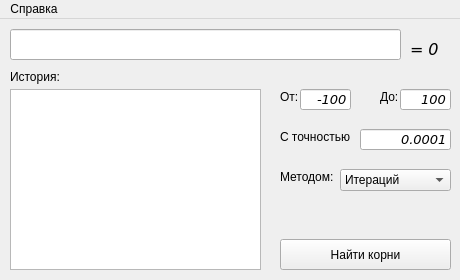
<?xml version="1.0" encoding="UTF-8"?>
<ui version="4.0">
 <class>MainWindow</class>
 <widget class="QMainWindow" name="MainWindow">
  <property name="geometry">
   <rect>
    <x>0</x>
    <y>0</y>
    <width>460</width>
    <height>280</height>
   </rect>
  </property>
  <property name="sizePolicy">
   <sizepolicy hsizetype="Maximum" vsizetype="Maximum">
    <horstretch>0</horstretch>
    <verstretch>0</verstretch>
   </sizepolicy>
  </property>
  <property name="minimumSize">
   <size>
    <width>460</width>
    <height>280</height>
   </size>
  </property>
  <property name="maximumSize">
   <size>
    <width>460</width>
    <height>280</height>
   </size>
  </property>
  <property name="windowTitle">
   <string>Нахождение корня</string>
  </property>
  <widget class="QWidget" name="centralWidget">
   <widget class="QLineEdit" name="txtExpression">
    <property name="geometry">
     <rect>
      <x>10</x>
      <y>10</y>
      <width>391</width>
      <height>31</height>
     </rect>
    </property>
    <property name="font">
     <font>
      <family>Verdana</family>
      <pointsize>12</pointsize>
      <italic>true</italic>
     </font>
    </property>
    <property name="inputMethodHints">
     <set>Qt::ImhNone</set>
    </property>
   </widget>
   <widget class="QLabel" name="label_2">
    <property name="geometry">
     <rect>
      <x>280</x>
      <y>70</y>
      <width>21</width>
      <height>16</height>
     </rect>
    </property>
    <property name="text">
     <string>От:</string>
    </property>
   </widget>
   <widget class="QLabel" name="label_3">
    <property name="geometry">
     <rect>
      <x>380</x>
      <y>70</y>
      <width>21</width>
      <height>16</height>
     </rect>
    </property>
    <property name="text">
     <string>До:</string>
    </property>
   </widget>
   <widget class="QLabel" name="label_4">
    <property name="geometry">
     <rect>
      <x>280</x>
      <y>110</y>
      <width>71</width>
      <height>16</height>
     </rect>
    </property>
    <property name="text">
     <string>С точностью:</string>
    </property>
   </widget>
   <widget class="QPushButton" name="btnFindRoots">
    <property name="geometry">
     <rect>
      <x>280</x>
      <y>220</y>
      <width>171</width>
      <height>31</height>
     </rect>
    </property>
    <property name="text">
     <string>Найти корни</string>
    </property>
   </widget>
   <widget class="QLineEdit" name="txtMinX">
    <property name="geometry">
     <rect>
      <x>300</x>
      <y>70</y>
      <width>51</width>
      <height>21</height>
     </rect>
    </property>
    <property name="font">
     <font>
      <family>Verdana</family>
      <pointsize>10</pointsize>
      <italic>true</italic>
     </font>
    </property>
    <property name="layoutDirection">
     <enum>Qt::LeftToRight</enum>
    </property>
    <property name="text">
     <string>-100</string>
    </property>
    <property name="alignment">
     <set>Qt::AlignRight|Qt::AlignTrailing|Qt::AlignVCenter</set>
    </property>
   </widget>
   <widget class="QLineEdit" name="txtMaxX">
    <property name="geometry">
     <rect>
      <x>400</x>
      <y>70</y>
      <width>51</width>
      <height>21</height>
     </rect>
    </property>
    <property name="font">
     <font>
      <family>Verdana</family>
      <pointsize>10</pointsize>
      <italic>true</italic>
     </font>
    </property>
    <property name="layoutDirection">
     <enum>Qt::LeftToRight</enum>
    </property>
    <property name="text">
     <string>100</string>
    </property>
    <property name="alignment">
     <set>Qt::AlignRight|Qt::AlignTrailing|Qt::AlignVCenter</set>
    </property>
   </widget>
   <widget class="QLineEdit" name="txtEpsilon">
    <property name="geometry">
     <rect>
      <x>360</x>
      <y>110</y>
      <width>91</width>
      <height>21</height>
     </rect>
    </property>
    <property name="font">
     <font>
      <family>Verdana</family>
      <pointsize>10</pointsize>
      <italic>true</italic>
     </font>
    </property>
    <property name="layoutDirection">
     <enum>Qt::LeftToRight</enum>
    </property>
    <property name="text">
     <string>0.0001</string>
    </property>
    <property name="alignment">
     <set>Qt::AlignRight|Qt::AlignTrailing|Qt::AlignVCenter</set>
    </property>
   </widget>
   <widget class="QComboBox" name="cmbMethod">
    <property name="geometry">
     <rect>
      <x>340</x>
      <y>150</y>
      <width>111</width>
      <height>22</height>
     </rect>
    </property>
    <item>
     <property name="text">
      <string>Итераций</string>
     </property>
    </item>
    <item>
     <property name="text">
      <string>Дихотомии</string>
     </property>
    </item>
    <item>
     <property name="text">
      <string>Ньютона</string>
     </property>
    </item>
   </widget>
   <widget class="QLabel" name="label_5">
    <property name="geometry">
     <rect>
      <x>280</x>
      <y>150</y>
      <width>61</width>
      <height>16</height>
     </rect>
    </property>
    <property name="text">
     <string>Методом:</string>
    </property>
   </widget>
   <widget class="QTextEdit" name="txtHistory">
    <property name="geometry">
     <rect>
      <x>10</x>
      <y>70</y>
      <width>251</width>
      <height>181</height>
     </rect>
    </property>
    <property name="readOnly">
     <bool>true</bool>
    </property>
   </widget>
   <widget class="QLabel" name="label_6">
    <property name="geometry">
     <rect>
      <x>10</x>
      <y>50</y>
      <width>51</width>
      <height>16</height>
     </rect>
    </property>
    <property name="text">
     <string>История:</string>
    </property>
   </widget>
   <widget class="QLabel" name="label">
    <property name="geometry">
     <rect>
      <x>410</x>
      <y>20</y>
      <width>41</width>
      <height>20</height>
     </rect>
    </property>
    <property name="font">
     <font>
      <family>Verdana</family>
      <pointsize>12</pointsize>
      <italic>true</italic>
     </font>
    </property>
    <property name="text">
     <string>= 0</string>
    </property>
   </widget>
  </widget>
  <widget class="QMenuBar" name="menuBar">
   <property name="geometry">
    <rect>
     <x>0</x>
     <y>0</y>
     <width>460</width>
     <height>21</height>
    </rect>
   </property>
   <widget class="QMenu" name="menu">
    <property name="title">
     <string>Справка</string>
    </property>
    <addaction name="btnAbout"/>
   </widget>
   <addaction name="menu"/>
  </widget>
  <action name="btnAbout">
   <property name="text">
    <string>О программе</string>
   </property>
  </action>
 </widget>
 <layoutdefault spacing="6" margin="11"/>
 <resources/>
 <connections/>
</ui>
